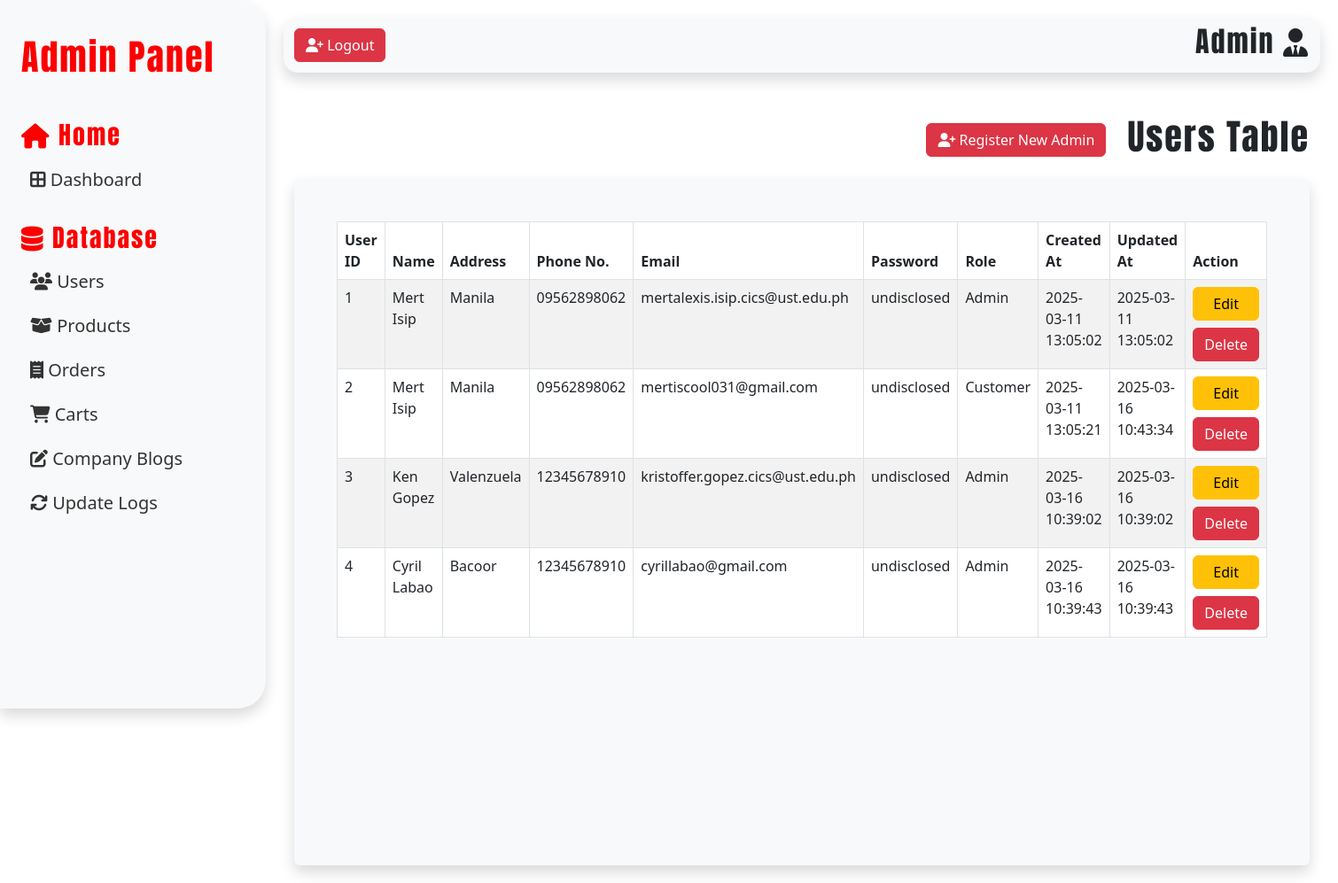
Before: /src/adminIndex.php?page=users (signed in) with the older database file.
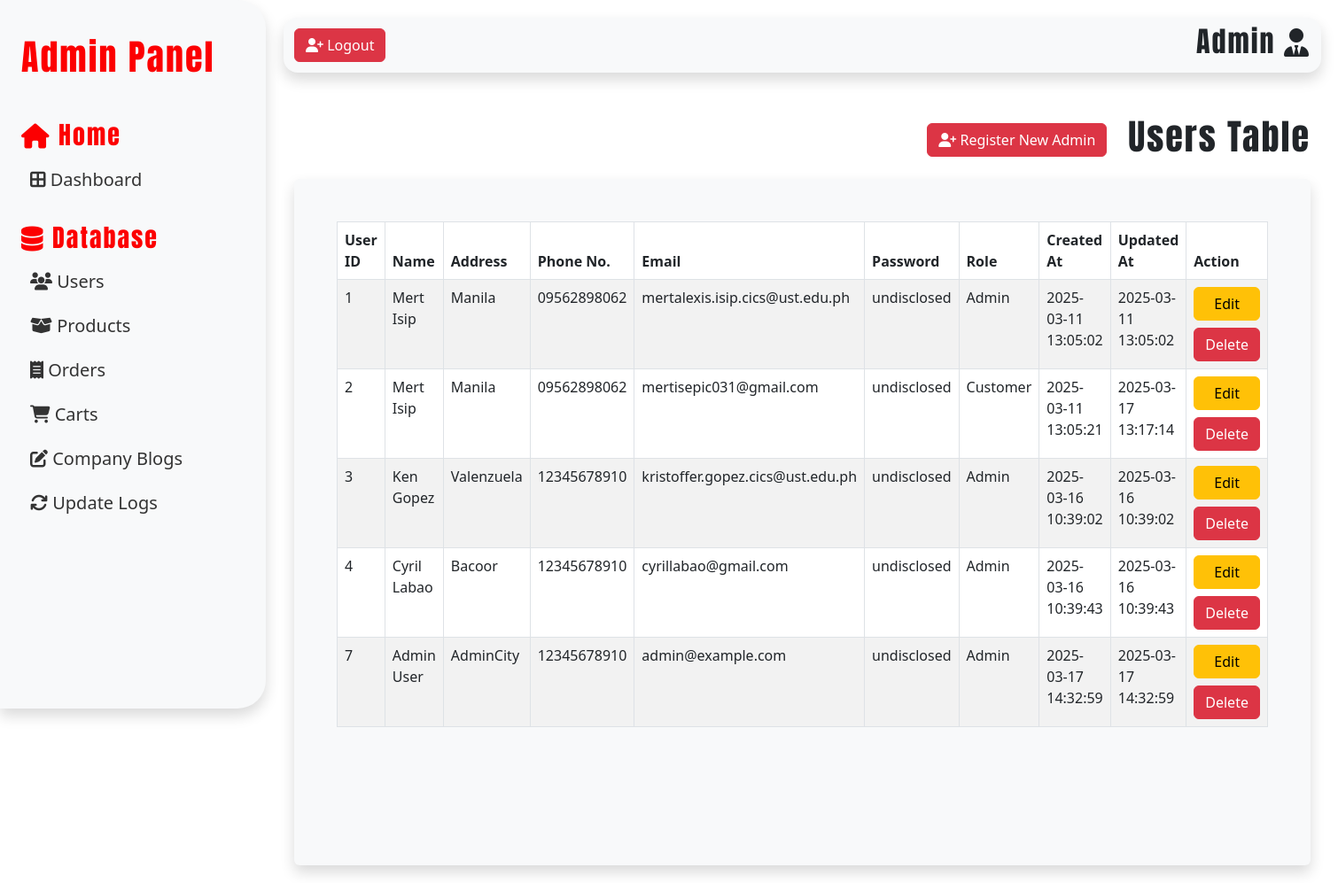
After: the same page with the newer database file.
### tables this page shows
CREATE TABLE `users_tbl` (
  `userID` int(11) NOT NULL AUTO_INCREMENT,
  `userFname` varchar(50) NOT NULL,
  `userLname` varchar(50) NOT NULL,
  `userAdd` varchar(100) NOT NULL,
  `userPhone` varchar(11) NOT NULL,
  `userEmail` varchar(50) NOT NULL,
  `userPass` varchar(50) NOT NULL,
  `roleID` int(11) NOT NULL,
  `otp` int(11) NOT NULL,
  `status` varchar(50) NOT NULL,
  `createdAt` datetime NOT NULL DEFAULT current_timestamp(),
  `updatedAt` datetime NOT NULL DEFAULT current_timestamp(),
  PRIMARY KEY (`userID`),
  UNIQUE KEY `userEmail` (`userEmail`),
  KEY `userRoleFK` (`roleID`) USING BTREE,
  CONSTRAINT `userRoleFK` FOREIGN KEY (`roleID`) REFERENCES `roles_tbl` (`roleID`) ON DELETE NO ACTION ON UPDATE NO ACTION
);

CREATE TABLE `roles_tbl` (
  `roleID` int(11) NOT NULL AUTO_INCREMENT,
  `roleName` varchar(50) NOT NULL,
  `createdAt` datetime NOT NULL DEFAULT current_timestamp(),
  `updatedAt` datetime NOT NULL DEFAULT current_timestamp(),
  PRIMARY KEY (`roleID`),
  UNIQUE KEY `roleName` (`roleName`)
);

### src/adminPages/usersTable.php (the view, shortened to what this page needs)
<?php
require_once 'weltz_dbconnect.php';
$usersSQL = "SELECT users_tbl.userID, users_tbl.userFname, users_tbl.userLname, users_tbl.userAdd, users_tbl.userPhone, users_tbl.userEmail, users_tbl.userPass, roles_tbl.roleName AS role, users_tbl.createdAt, users_tbl.updatedAt
            FROM users_tbl
            JOIN roles_tbl ON users_tbl.roleID = roles_tbl.roleID";
$usersSQLResult = $conn->query($usersSQL);
?>
<div class="userTableHeader mb-3 d-flex justify-content-end align-items-center gap-3">
    <button type="button" id="sidebarCollapse" class="btn btn-danger me-2" data-bs-toggle="modal" data-bs-target="#regNewAdmin">
        <i class="fa-solid fa-user-plus"></i> Register New Admin
    </button>
    <h1>Users Table</h1>
</div>
<div class="table-container container-fluid bg-light p-5 rounded shadow">
    <table id="myTable" class="table table-bordered table-striped">
        <thead>
            <tr>
                <th>User ID</th>
                <th>Name</th>
                <th>Address</th>
                <th>Phone No.</th>
                <th>Email</th>
                <th>Password</th>
                <th>Role</th>
                <th>Created At</th>
                <th>Updated At</th>
                <th>Action</th>
            </tr>
        </thead>
        <tbody>
            <?php
            if ($usersSQLResult->num_rows > 0) {
                while ($row = $usersSQLResult->fetch_assoc()) {
            ?>
                    <tr>
                        <td><?php echo $row['userID'] ?></td>
                        <td><?php echo  $row['userFname'] . " " . $row['userLname'] ?></td>
                        <td><?php echo  $row['userAdd'] ?></td>
                        <td><?php echo  $row['userPhone'] ?></td>
                        <td><?php echo  $row['userEmail'] ?></td>
                        <td>undisclosed</td>
                        <td><?php echo  $row['role'] ?></td>
                        <td><?php echo  $row['createdAt'] ?></td>
                        <td><?php echo  $row['updatedAt'] ?></td>
                        <td>
                            <div class='d-grid gap-2'>
                                <button class='editUserBtn btn btn-warning' data-bs-toggle="modal" data-bs-target="#editUser">Edit</button>
                                <button class='delUserBtn btn btn-danger' data-bs-toggle="modal" data-bs-target="#deleteUserModal">Delete</button>
                            </div>
                        </td>
                    </tr>
                <?php
                }
            } else {
                ?>
                <h1 class="text-center">No users found</h1>
            <?php
            }
            ?>
        </tbody>
    </table>
</div>

Changed rows visible on the page:
changed users_tbl "Customer": userEmail "mertiscool031@gmail.com" → "mertisepic031@gmail.com"; updatedAt "2025-03-16 10:43:34" → "2025-03-17 13:17:14"
added users_tbl: userID "7", userFname "Admin", userLname "User", userAdd "AdminCity", userPhone "12345678910", userEmail "admin@example.com", roleID.roleName "Admin", createdAt "2025-03-17 14:32:59", updatedAt "2025-03-17 14:32:59"
